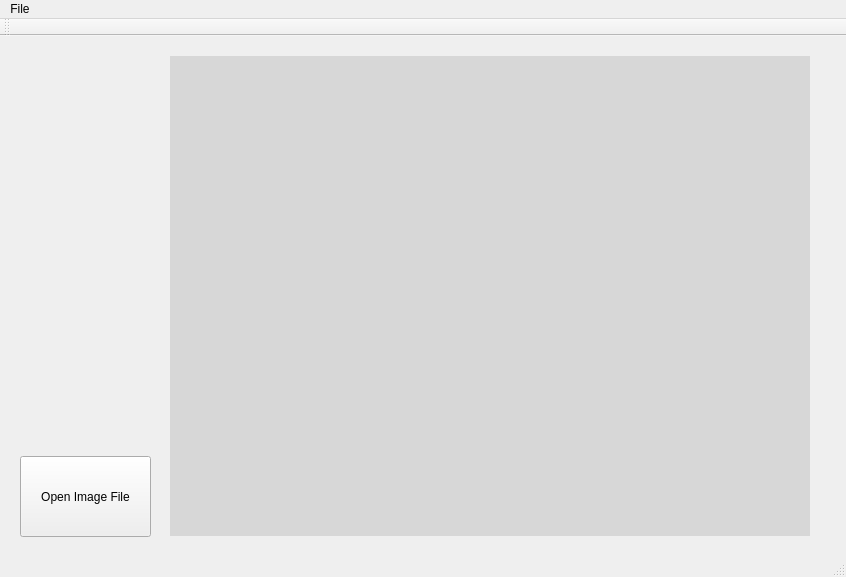
<?xml version="1.0" encoding="UTF-8"?>
<ui version="4.0">
 <class>OpenImageFile</class>
 <widget class="QMainWindow" name="OpenImageFile">
  <property name="geometry">
   <rect>
    <x>0</x>
    <y>0</y>
    <width>846</width>
    <height>577</height>
   </rect>
  </property>
  <property name="windowTitle">
   <string>Open Image File</string>
  </property>
  <widget class="QWidget" name="centralWidget">
   <widget class="QPushButton" name="pushButton">
    <property name="geometry">
     <rect>
      <x>20</x>
      <y>420</y>
      <width>131</width>
      <height>81</height>
     </rect>
    </property>
    <property name="text">
     <string>Open Image File</string>
    </property>
   </widget>
   <widget class="QLabel" name="label">
    <property name="geometry">
     <rect>
      <x>170</x>
      <y>20</y>
      <width>640</width>
      <height>480</height>
     </rect>
    </property>
    <property name="styleSheet">
     <string notr="true">background-color: rgb(215, 215, 215);
border-color: rgb(8, 8, 8);</string>
    </property>
    <property name="text">
     <string/>
    </property>
   </widget>
  </widget>
  <widget class="QMenuBar" name="menuBar">
   <property name="geometry">
    <rect>
     <x>0</x>
     <y>0</y>
     <width>846</width>
     <height>29</height>
    </rect>
   </property>
   <widget class="QMenu" name="menuOpen">
    <property name="title">
     <string>File</string>
    </property>
    <addaction name="action_3"/>
    <addaction name="separator"/>
    <addaction name="actionExit_2"/>
   </widget>
   <addaction name="menuOpen"/>
  </widget>
  <widget class="QToolBar" name="mainToolBar">
   <attribute name="toolBarArea">
    <enum>TopToolBarArea</enum>
   </attribute>
   <attribute name="toolBarBreak">
    <bool>false</bool>
   </attribute>
  </widget>
  <widget class="QStatusBar" name="statusBar"/>
  <action name="action_3">
   <property name="text">
    <string>Open</string>
   </property>
  </action>
  <action name="action">
   <property name="text">
    <string>-</string>
   </property>
  </action>
  <action name="actionExit">
   <property name="text">
    <string>Exit</string>
   </property>
  </action>
  <action name="actionExit_2">
   <property name="text">
    <string>Exit</string>
   </property>
  </action>
 </widget>
 <layoutdefault spacing="6" margin="11"/>
 <resources/>
 <connections/>
</ui>
